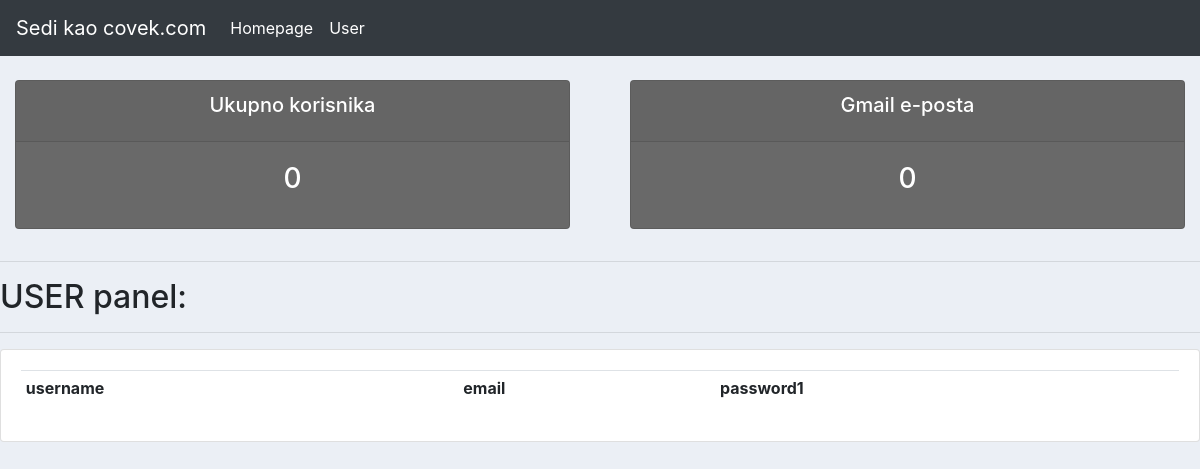
/user, run on an earlier commit of the app's database.
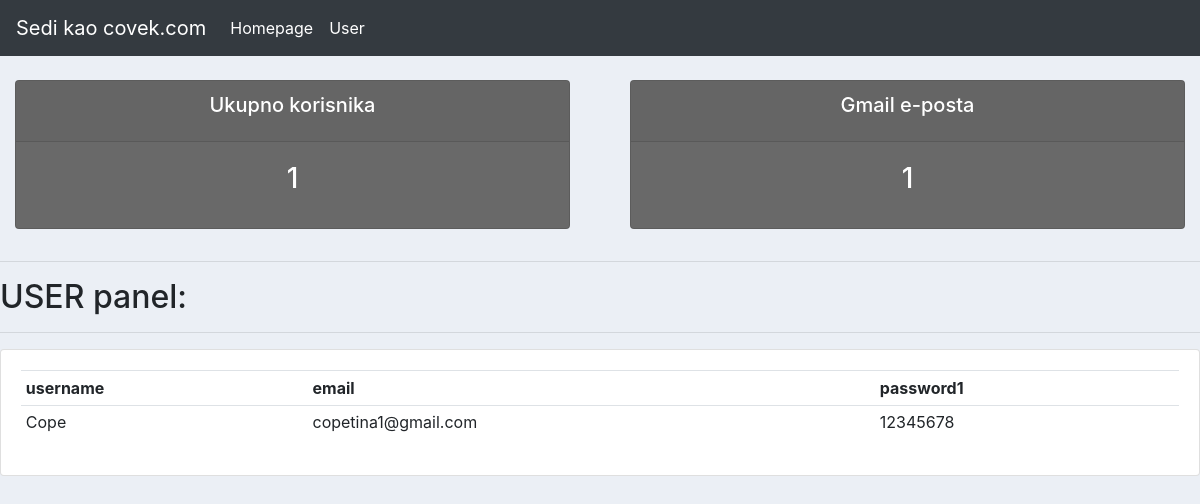
And on a later commit of the database.
### projekat/models.py (models this page shows, shortened)
class User(models.Model):
    username = models.CharField(max_length=50)
    email = models.CharField(max_length=50)
    password1 = models.CharField(max_length=50)
    password2 = models.CharField(max_length=50)

### projekat/views.py (the view)
# urls.py: path('user', views.user, name='userPage')
def user(request):
    user = User.objects.all()
    total_users = user.count()
    brojac = 0
    for u in User.objects.all():
        if '@gmail.com' in u.email:
            brojac = brojac+1
    email = brojac
    return render(request, 'stolica/user.html', {'user': user, 'total_users':total_users, 'email':email})

### projekat/templates/stolica/user.html (shortened to what this page needs)
{% extends 'stolica/main.html' %}
{% block content %}
    {% include 'stolica/statusUser.html' %}
<hr class = "row">
    <h2>USER panel:</h2>
    <hr>
    <div class="card card-body">
        <table class="table table-sm">
            <tr>
                <th>username</th>
                <th>email</th>
                <th>password1</th>
            </tr>
            {% for i in user %}
            <tr>
                 <td>{{i.username}}</td>
                 <td>{{i.email}}</td>
                 <td>{{i.password1}}</td>
            </tr>
            {% endfor %}
        </table>
    </div>
{% endblock %}

What changed in the data, as far as the page shows it:
added User: username "Cope", email "copetina1@gmail.com", password1 "12345678"
Also different on the page:
{{ total_users }}: "0" → "1"
{{ email }}: "0" → "1"
